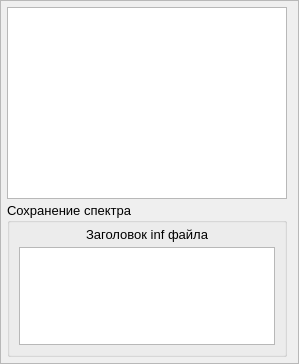
      <widget class="QFrame" name="Tree_frame">
       <property name="sizePolicy">
        <sizepolicy hsizetype="Minimum" vsizetype="Expanding">
         <horstretch>0</horstretch>
         <verstretch>0</verstretch>
        </sizepolicy>
       </property>
       <property name="frameShape">
        <enum>QFrame::StyledPanel</enum>
       </property>
       <property name="frameShadow">
        <enum>QFrame::Raised</enum>
       </property>
       <layout class="QGridLayout" name="gridLayout_13">
        <property name="leftMargin">
         <number>6</number>
        </property>
        <property name="topMargin">
         <number>6</number>
        </property>
        <property name="bottomMargin">
         <number>6</number>
        </property>
        <property name="spacing">
         <number>3</number>
        </property>
        <item row="0" column="0">
         <widget class="QTreeView" name="treeView">
          <property name="styleSheet">
           <string notr="true"/>
          </property>
         </widget>
        </item>
        <item row="1" column="0">
         <widget class="QGroupBox" name="groupBox_3">
          <property name="sizePolicy">
           <sizepolicy hsizetype="Preferred" vsizetype="Maximum">
            <horstretch>0</horstretch>
            <verstretch>0</verstretch>
           </sizepolicy>
          </property>
          <property name="maximumSize">
           <size>
            <width>16777215</width>
            <height>155</height>
           </size>
          </property>
          <property name="font">
           <font>
            <pointsize>10</pointsize>
           </font>
          </property>
          <property name="title">
           <string>Сохранение спектра</string>
          </property>
          <layout class="QGridLayout" name="gridLayout_22">
           <property name="topMargin">
            <number>0</number>
           </property>
           <property name="verticalSpacing">
            <number>2</number>
           </property>
           <item row="1" column="0" rowspan="2">
            <widget class="QPlainTextEdit" name="saving_comment">
             <property name="font">
              <font>
               <pointsize>10</pointsize>
              </font>
             </property>
             <property name="styleSheet">
              <string notr="true"/>
             </property>
            </widget>
           </item>
           <item row="0" column="0">
            <widget class="QLabel" name="label_46">
             <property name="minimumSize">
              <size>
               <width>0</width>
               <height>22</height>
              </size>
             </property>
             <property name="maximumSize">
              <size>
               <width>16777215</width>
               <height>22</height>
              </size>
             </property>
             <property name="sizeIncrement">
              <size>
               <width>0</width>
               <height>22</height>
              </size>
             </property>
             <property name="font">
              <font>
               <family>MS Shell Dlg 2</family>
               <pointsize>10</pointsize>
               <weight>50</weight>
               <bold>false</bold>
              </font>
             </property>
             <property name="styleSheet">
              <string notr="true"/>
             </property>
             <property name="text">
              <string>Заголовок inf файла</string>
             </property>
             <property name="alignment">
              <set>Qt::AlignCenter</set>
             </property>
            </widget>
           </item>
          </layout>
         </widget>
        </item>
       </layout>
      </widget>
